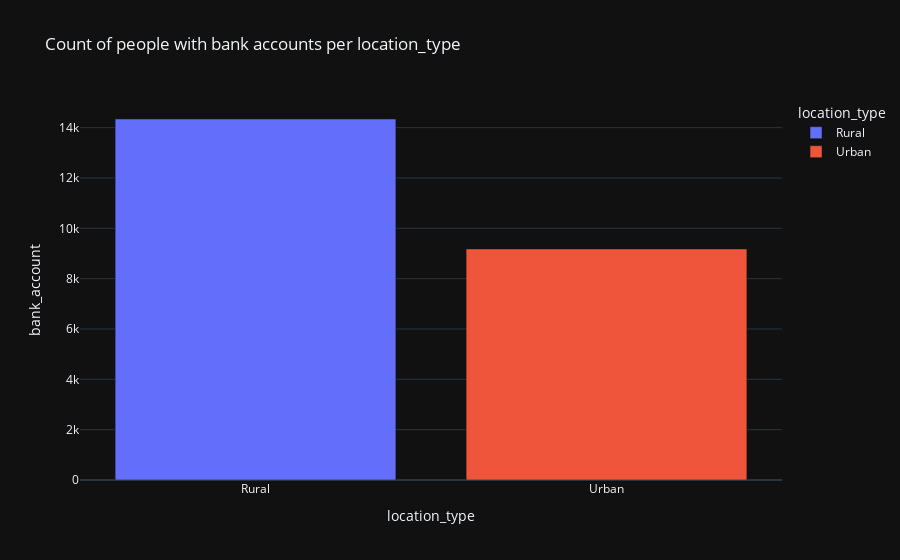

The notebook cell saved with this chart:
### Markdown cell above
- Number of people with bank accounts in various locations

### Code cell
data=df.groupby('location_type')['bank_account'].count().reset_index()
fig=px.bar(data,x='location_type',y='bank_account',title='Count of people with bank accounts per location_type ',color='location_type',template='plotly_dark')
fig.show()

### Figure 1 — Plotly figure (JSON) as saved in the notebook; plotly's stock layout.template omitted (floating-point values rounded to 4 significant figures)
{"data": [{"hovertemplate": "location_type=%{x}<br>bank_account=%{y}<extra></extra>", "legendgroup": "Rural", "marker": {"color": "#636efa", "pattern": {"shape": ""}}, "name": "Rural", "orientation": "v", "showlegend": true, "textposition": "auto", "type": "bar", "x": ["Rural"], "xaxis": "x", "y": [14343], "yaxis": "y"}, {"hovertemplate": "location_type=%{x}<br>bank_account=%{y}<extra></extra>", "legendgroup": "Urban", "marker": {"color": "#EF553B", "pattern": {"shape": ""}}, "name": "Urban", "orientation": "v", "showlegend": true, "textposition": "auto", "type": "bar", "x": ["Urban"], "xaxis": "x", "y": [9181], "yaxis": "y"}], "layout": {"barmode": "relative", "legend": {"title": {"text": "location_type"}, "tracegroupgap": 0}, "title": {"text": "Count of people with bank accounts per location_type "}, "xaxis": {"anchor": "y", "categoryarray": ["Rural", "Urban"], "categoryorder": "array", "domain": [0, 1], "title": {"text": "location_type"}}, "yaxis": {"anchor": "x", "domain": [0, 1], "title": {"text": "bank_account"}}}}
